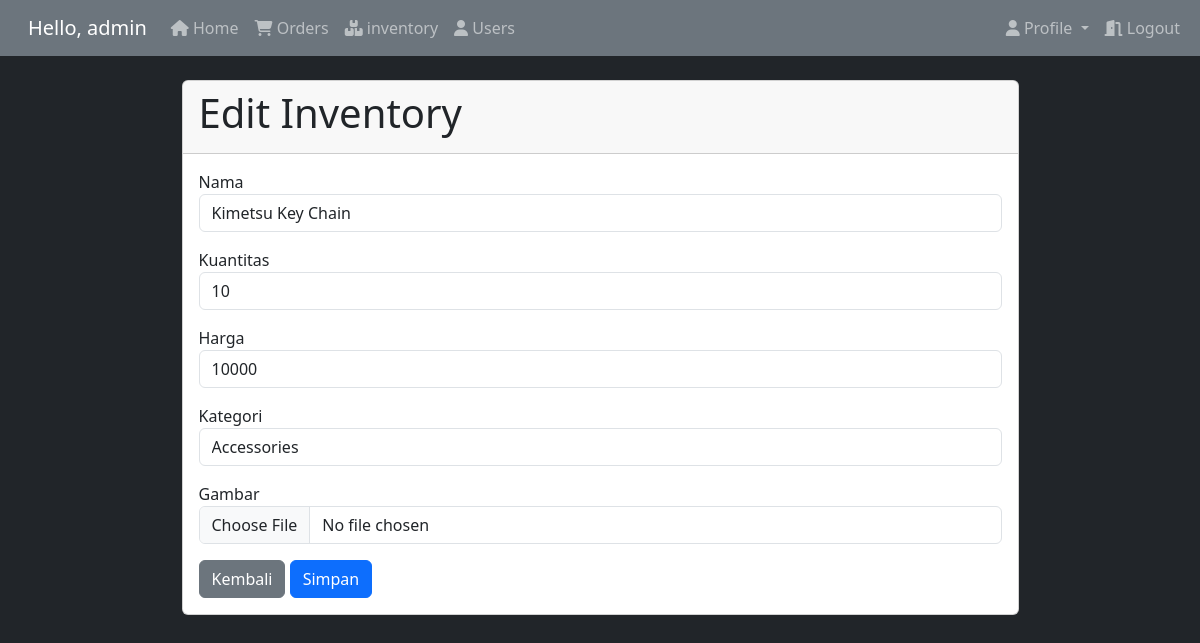
Before: /admin/edit_inventory.php?id=33 (signed in) with the older database file.
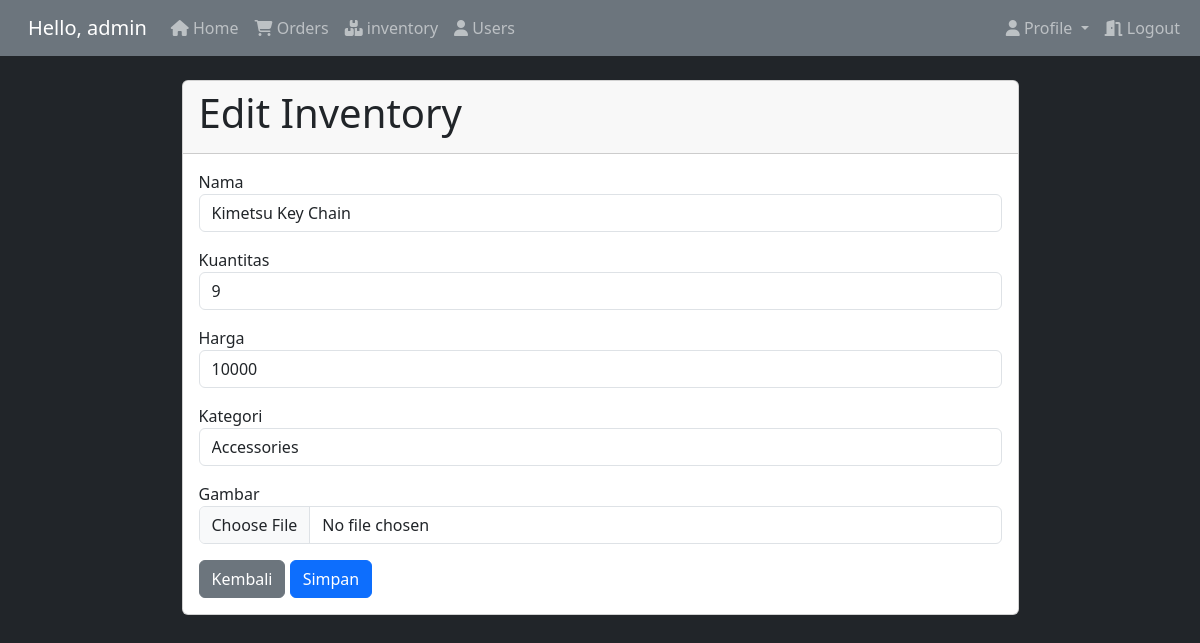
After: the same page with the newer database file.
### tables this page shows
CREATE TABLE `inventory` (
  `id` int NOT NULL,
  `nama` varchar(100) NOT NULL,
  `kuantitas` int NOT NULL,
  `harga` decimal(10,0) NOT NULL,
  `gambar` varchar(255) NOT NULL,
  `kategori_id` int DEFAULT NULL,
  `created_at` timestamp NULL DEFAULT CURRENT_TIMESTAMP,
  `updated_at` timestamp NULL DEFAULT CURRENT_TIMESTAMP ON UPDATE CURRENT_TIMESTAMP
);

CREATE TABLE `kategori` (
  `id` int NOT NULL,
  `nama` varchar(100) NOT NULL
);

### app/controller/InventoryController.php (called while the page is built, shortened)
<?php
class InventoryController
{
    private $conn;
    public function __construct($conn)
    {
        $this->conn = $conn;
    }
    public function getAllCategories()
    {
        $sql = "SELECT * FROM kategori";
        $result = $this->conn->query($sql);
        $categories = [];
        if ($result->num_rows > 0) {
            while ($row = $result->fetch_assoc()) {
                $categories[] = $row;
            }
        }
        return $categories;
    }
    public function getInventoryById($id)
    {
        $sql = "SELECT * FROM inventory WHERE id = ?";
        $stmt = $this->conn->prepare($sql);
        $stmt->bind_param('i', $id);
        $stmt->execute();
        $result = $stmt->get_result();
        if ($result->num_rows > 0) {
            return $result->fetch_assoc();
        } else {
            return false;
        }
    }
}

### admin/edit_inventory.php (the view, shortened to what this page needs)
<?php
require '../app/controller/InventoryController.php';
require '../layout/admin/header.php';
$controller = new InventoryController($conn);
if ($_SERVER['REQUEST_METHOD'] == 'POST') {
    $id = htmlspecialchars($_POST['id']);
    $nama = htmlspecialchars($_POST['nama']);
    $kuantitas = htmlspecialchars($_POST['kuantitas']);
    $harga = htmlspecialchars($_POST['harga']);
    $gambar = $_FILES['gambar'];
    $kategori_id = htmlspecialchars($_POST['kategori_id']);
    if ($controller->updateInventory($id, $nama, $kuantitas, $harga, $gambar, $kategori_id)) {
        header("Location: inventory.php");
        exit();
    } else {
        $error = "Gagal mengedit inventory.";
    }
} else {
    $id = isset($_GET['id']) ? $_GET['id'] : 0;
    if ($id == 0 || !($get_id = $controller->getInventoryById($id))) {
        $_SESSION['error_message'] = 'Inventory tidak ditemukan';
        header("Location: inventory.php");
        exit();
    }
    $categories = $controller->getAllCategories();
}
?>
<div class="container mt-4">
    <div class="card w-75 mx-auto">
        <div class="card-header">
            <h1>Edit Inventory</h1>
        </div>
        <div class="card-body">
            <form action="edit_inventory.php" method="POST" enctype="multipart/form-data">
                <div class="form-group mb-3">
                    <label for="nama">Nama</label>
                    <input type="text" name="nama" id="nama" class="form-control" value="<?php echo $get_id['nama']; ?>" required>
                </div>
                <div class="form-group mb-3">
                    <label for="kuantitas">Kuantitas</label>
                    <input type="number" name="kuantitas" id="kuantitas" class="form-control" value="<?php echo $get_id['kuantitas']; ?>" required>
                </div>
                <div class="form-group mb-3">
                    <label for="harga">Harga</label>
                    <input type="number" name="harga" id="harga" class="form-control" value="<?php echo $get_id['harga']; ?>" required>
                </div>
                <div class="form-group mb-3">
                    <label for="kategori_id">Kategori</label>
                    <select name="kategori_id" id="kategori_id" class="form-control" required>
                        <?php foreach ($categories as $category) : ?>
                            <option value="<?php echo $category['id']; ?>" <?php echo $category['id'] == $get_id['kategori_id'] ? 'selected' : ''; ?>><?php echo $category['nama']; ?></option>
                        <?php endforeach; ?>
                    </select>
                </div>
                <div class="form-group mb-3">
                    <label for="gambar">Gambar</label>
                    <input type="file" name="gambar" id="gambar" class="form-control">
                </div>
                <a href="inventory.php" class="btn btn-secondary">Kembali</a>
                <button type="submit" class="btn btn-primary">Simpan</button>
            </form>
        </div>
    </div>
</div>
<?php
require '../layout/admin/footer.php';
?>

Changed rows visible on the page:
changed inventory "Kimetsu Key Chain": kuantitas "10" → "9"
